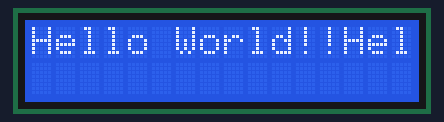
Simulated run of this sketch. Board: Arduino Uno, built with avr-gcc and run on an emulated ATmega328P. Shown: 16×2 character LCD.

Above: at 0.21 s.
At 0.82 s:
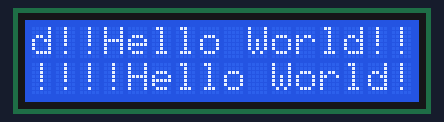
At 1.72 s:
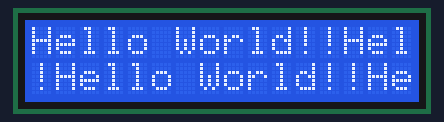

Measured:
- by itself, everything shown: repeats every 1.5 s, in 5 steps

The sketch:

lcd.ino
```cpp
#include <LiquidCrystal.h>

LiquidCrystal lcd(2, 3, 4, 6, 7, 8, 9, 10, 11, 12, 13);

byte smiley[8] = {
  B00000,
  B10001,
  B00000,
  B00000,
  B10001,
  B01110,
  B00000,
};

void setup() {
    lcd.begin(16, 2);
    lcd.clear();
    lcd.print("Hello World!!");
}

void loop() {
  // put your main code here, to run repeatedly:
  lcd.print("Hello World!!");
}
```
